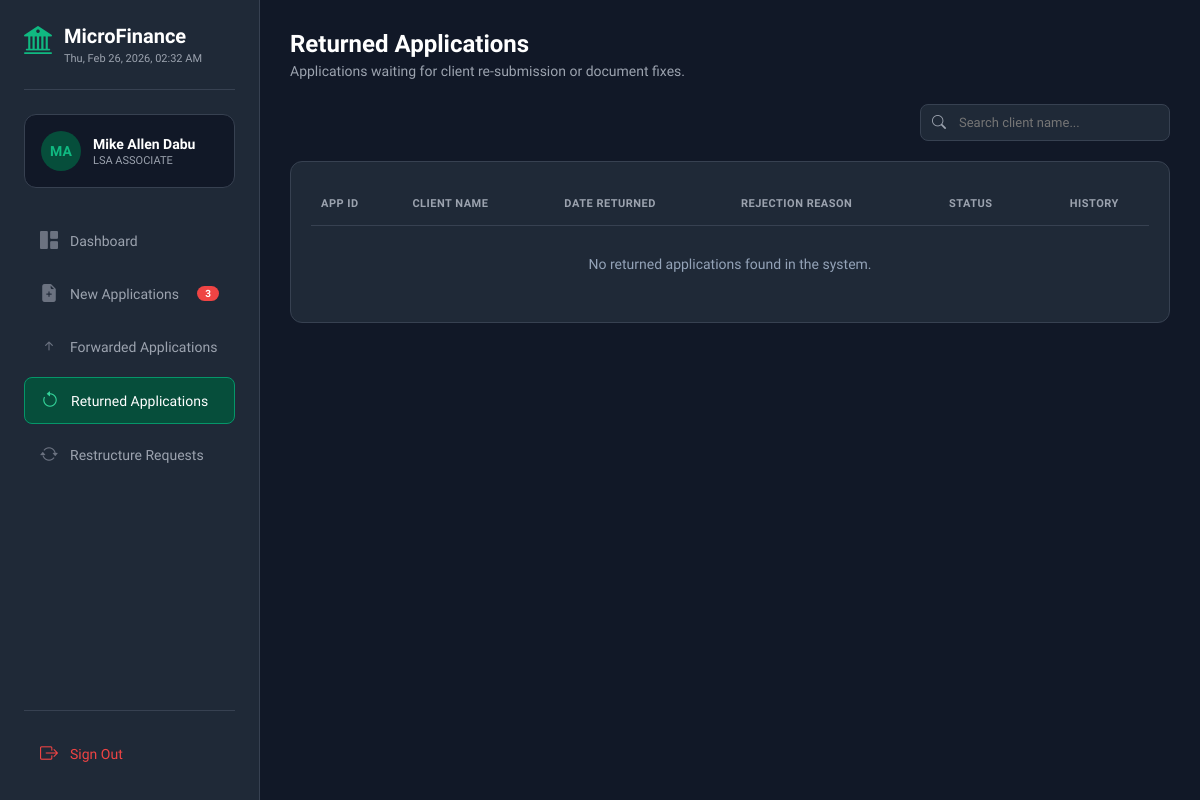
Page /LSA/returned.php on the earlier database version.
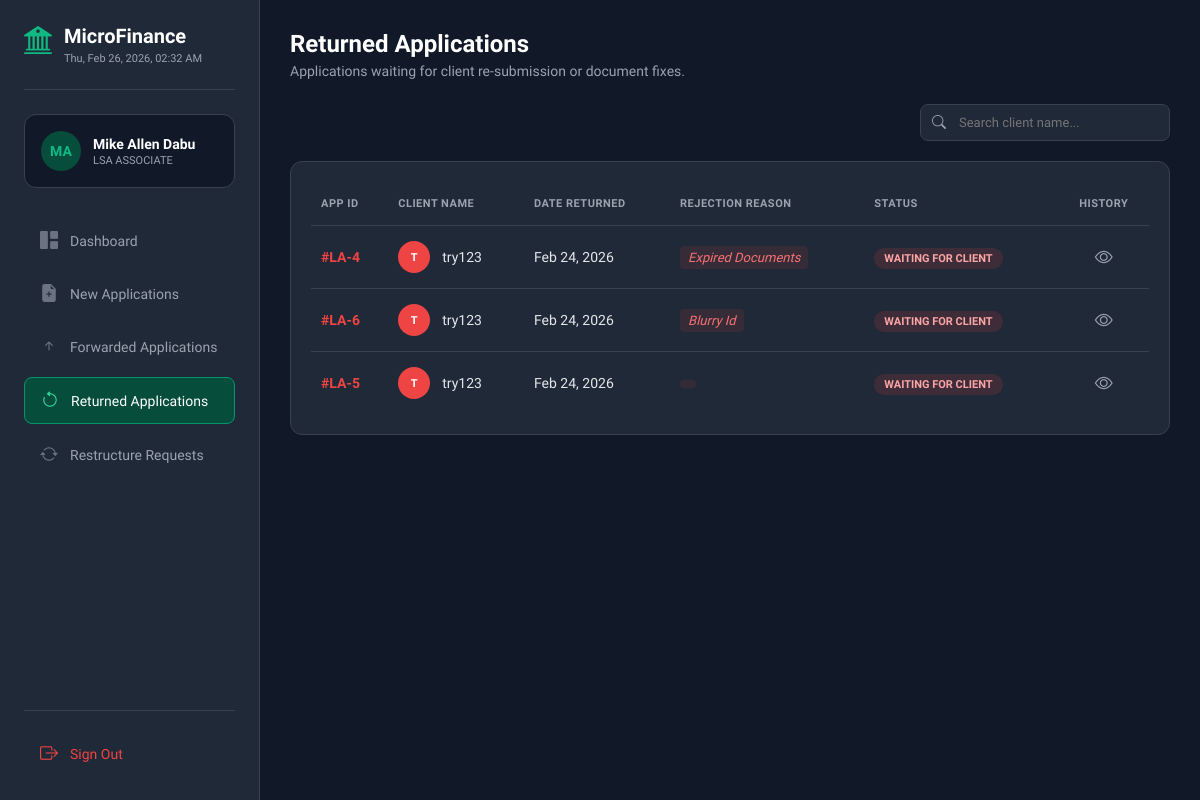
Same page on the later database version.
### tables this page shows
CREATE TABLE `loan_applications` (
  `id` int(11) NOT NULL,
  `user_id` int(11) NOT NULL,
  `principal_amount` decimal(10,2) NOT NULL,
  `term_months` int(11) NOT NULL,
  `loan_purpose` text NOT NULL,
  `source_of_income` varchar(255) NOT NULL,
  `estimated_monthly_income` decimal(10,2) NOT NULL,
  `interest_rate` decimal(5,2) NOT NULL,
  `interest_type` enum('MONTHLY','ANNUAL') DEFAULT 'MONTHLY',
  `interest_method` enum('FLAT') DEFAULT 'FLAT',
  `total_interest` decimal(10,2) DEFAULT NULL,
  `total_payable` decimal(10,2) DEFAULT NULL,
  `monthly_due` decimal(10,2) DEFAULT NULL,
  `status` enum('PENDING','APPROVED','REJECTED','CANCELLED') DEFAULT 'PENDING',
  `remarks` text DEFAULT NULL,
  `created_at` timestamp NOT NULL DEFAULT current_timestamp(),
  `updated_at` timestamp NOT NULL DEFAULT current_timestamp() ON UPDATE current_timestamp()
);

CREATE TABLE `users` (
  `id` int(11) NOT NULL,
  `fullname` varchar(100) DEFAULT NULL,
  `phone` varchar(20) DEFAULT NULL,
  `email` varchar(100) DEFAULT NULL,
  `password` varchar(255) DEFAULT NULL,
  `created_at` timestamp NOT NULL DEFAULT current_timestamp()
);

### LSA/returned.php (the view, shortened to what the changed rows need)
<?php
include 'includes/db_connect.php';
$query = "SELECT la.id, la.updated_at, la.remarks, u.fullname
          FROM loan_applications la
          JOIN users u ON la.user_id = u.id
          WHERE la.status = 'REJECTED'
          ORDER BY la.updated_at DESC";
$result = $conn->query($query);
?>
<!DOCTYPE html>
<html lang="en">
<head>
    <link rel="stylesheet" href="https://cdn.jsdelivr.net/npm/bootstrap-icons@1.11.1/font/bootstrap-icons.css">
    <link rel="stylesheet" href="assets/css/Returned.css">
</head>
<body>
    <?php include 'includes/sidebar.php'; ?>
    <div class="main-content">
        <div class="page-header">
            <h1>Returned Applications</h1>
        </div>
        <div class="content-card">
            <table>
                <thead>
                    <tr>
                        <th>App ID</th>
                        <th>Client Name</th>
                        <th>Date Returned</th>
                        <th>Rejection Reason</th>
                        <th>Status</th>
                        <th style="text-align:center;">History</th>
                    </tr>
                </thead>
                <tbody id="returnedTable">
                    <?php if ($result && $result->num_rows > 0): ?>
                        <?php while($row = $result->fetch_assoc()): ?>
                        <tr>
                            <td style="color:#ef4444; font-weight:700;">#LA-<?php echo $row['id']; ?></td>
                            <td>
                                <div class="client-info">
                                    <div class="mini-avatar" style="background:#ef4444; color:white;">
                                        <?php echo strtoupper(substr($row['fullname'], 0, 1)); ?>
                                    </div>
                                    <span class="client-name"><?php echo htmlspecialchars($row['fullname']); ?></span>
                                </div>
                            </td>
                            <td><?php echo date('M d, Y', strtotime($row['updated_at'])); ?></td>
                            <td>
                                <span class="reason-text"><?php echo htmlspecialchars($row['remarks']); ?></span>
                            </td>
                            <td><span class="badge-returned">Waiting for Client</span></td>
                            <td style="text-align:center;">
                                <a href="view_details.php?id=<?php echo $row['id']; ?>" class="btn-view" title="View Details">
                                    <i class="bi bi-eye"></i>
                                </a>
                            </td>
                        </tr>
                        <?php endwhile; ?>
                    <?php else: ?>
                        <tr><td colspan="6" style="text-align:center; padding: 30px; color: #94a3b8;">No returned applications found in the system.</td></tr>
                    <?php endif; ?>
                </tbody>
            </table>
        </div>
    </div>
</body>
</html>

### LSA/includes/sidebar.php (shortened to what the changed rows need)
<?php
$currentPage = basename($_SERVER['PHP_SELF']);
$pendingQuery = "SELECT COUNT(*) as total FROM loan_applications WHERE status = 'PENDING'";
$pendingResult = $conn->query($pendingQuery);
$newAppCount = ($pendingResult) ? $pendingResult->fetch_assoc()['total'] : 0;
$restructureQuery = "SELECT COUNT(*) as total FROM loan_applications
                     WHERE (loan_purpose LIKE '%Restructure%' OR loan_purpose LIKE '%Extension%')
                     AND status = 'PENDING'";
$restructureResult = $conn->query($restructureQuery);
?>
<div class="sidebar">
    <div class="brand">
        <div class="brand-text">
            <h2>MicroFinance</h2>
        </div>
    </div>
    <ul class="nav-links">
        <li>
            <a href="application.php"
               class="nav-item <?= ($currentPage == 'application.php') ? 'active' : '' ?>">
                <i class="bi bi-file-earmark-plus-fill"></i> New Applications
                <?php if($newAppCount > 0): ?>
                    <span class="nav-badge" data-count="<?= $newAppCount ?>"><?= $newAppCount ?></span>
                <?php endif; ?>
            </a>
        </li>
    </ul>
</div>

Differences in the rows shown:
now on this page (row edited): loan_applications: id "4", user.fullname "T", user.fullname "try123", updated_at "Feb 24, 2026", remarks "Expired Documents"
now on this page (row edited): loan_applications: id "6", user.fullname "T", user.fullname "try123", updated_at "Feb 24, 2026", remarks "Blurry Id"
now on this page (row edited): loan_applications: id "5", user.fullname "T", user.fullname "try123", updated_at "Feb 24, 2026"
Other differences:
$newAppCount: "3" → (not shown)
text no longer shown: "No returned applications found in the system."
